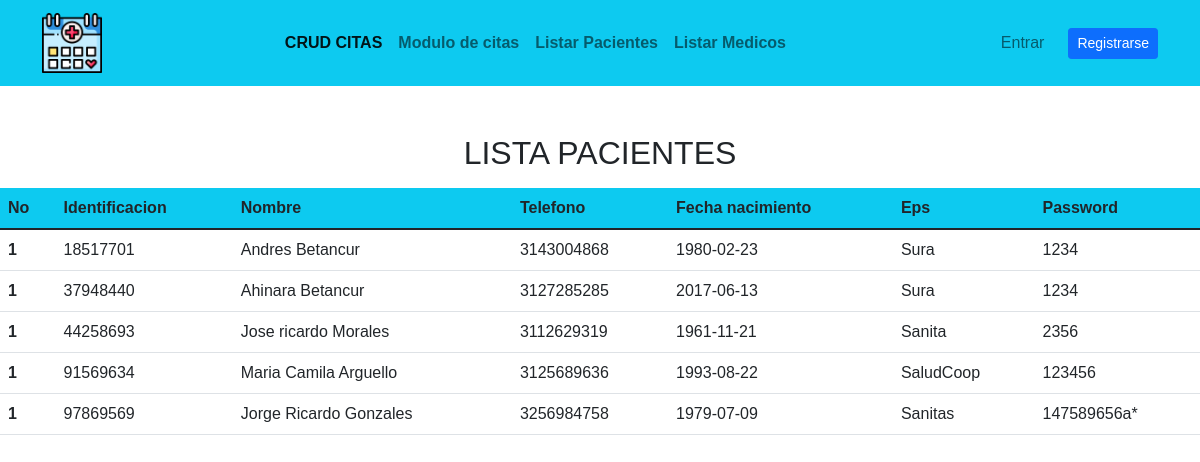
Page /pages/obtenerPaciente.php on the committed database.
### tables this page shows
CREATE TABLE `paciente` (
  `id` int NOT NULL,
  `nombre` varchar(50) DEFAULT NULL,
  `telefono` varchar(20) DEFAULT NULL,
  `fechanac` date DEFAULT NULL,
  `eps` varchar(50) DEFAULT NULL,
  `password` varchar(45) DEFAULT NULL,
  PRIMARY KEY (`id`)
);

### pages/obtenerPaciente.php (the view)
<?php
include('../header.php');
include('../navbar.php');
?>
<br>
<h2 class="text-center pb-2">LISTA PACIENTES</h2>
<div class="col-12">
    <table class="table">
        <thead class="bg-info">
            <tr>
                <th scope="col">No</th>
                <th scope="col">Identificacion</th>
                <th scope="col">Nombre</th>
                <th scope="col">Telefono</th>
                <th scope="col">Fecha nacimiento</th>
                <th scope="col">Eps</th>
                <th scope="col" type="Password">Password</th>
            </tr>
        </thead>
        <tbody>
            <?php
            include("../modelo/conexion.php");
            $sql = $conexion->query("select * from paciente");
            while ($datos = $sql->fetch_object()) {
                ?>
                <tr>
                    <th scope="row">1</th>
                    <td>
                        <?= $datos->id ?>
                    </td>
                    <td>
                        <?= $datos->nombre ?>
                    </td>
                    <td>
                        <?= $datos->telefono ?>
                    </td>
                    <td>
                        <?= $datos->fechanac ?>
                    </td>
                    <td>
                        <?= $datos->eps ?>
                    </td>
                    <td >
                        <?= $datos->password ?>
                    </td>
                </tr>
            <?php }
            ?>

### header.php (shortened to what this page needs)
<!DOCTYPE html>
<html lang="en">
<head>
  <link href="https://cdn.jsdelivr.net/npm/bootstrap@5.1.3/dist/css/bootstrap.min.css" rel="stylesheet"
>
  <link rel="stylesheet" href="estilos.css">
  <link rel="stylesheet" href="https://cdn.jsdelivr.net/npm/bootstrap-icons@1.11.3/font/bootstrap-icons.min.css">
</head>

### navbar.php (shortened to what this page needs)
<nav class="navbar navbar-expand-lg navbar-light bg-info px-0 py-2 mb-4">
  <div class="container-xl">
    <a class="navbar-brand" href="#">
      <img src="../img/cita.png" class="h-8" width="60px" height="60px" alt="...">
    </a>
    <div class="collapse navbar-collapse" id="navbarCollapse">
      <div class="navbar-nav mx-lg-auto text-dark fw-bolder" >
        <a class="nav-item nav-link active " href="#" aria-current="page">CRUD CITAS</a>
        <a class="nav-item nav-link text-xl-center" href="../pages/modulo_citas.php">Modulo de citas</a>
        <a class="nav-item nav-link" href="../pages/obtenerPaciente.php">Listar Pacientes</a>
        <a class="nav-item nav-link" href="../pages/listar_medicos.php">Listar Medicos</a>
      </div>
      <div class="navbar-nav ms-lg-4 px-3">
        <a class="nav-item nav-link" href="">Entrar</a>
      </div>
      <div class="d-flex align-items-lg-center mt-3 mt-lg-0">
        <a href="../pages/registro.php" class="btn btn-sm btn-primary w-full w-lg-auto">
          Registrarse
        </a>
      </div>
    </div>
  </div>
</nav>

### estilos.css (style rules this page uses)
* { margin: 0px; padding: 0px; box-sizing: border-box; }
body, html { height: 100%; font-family: Poppins-Regular, sans-serif; }

### rows in the picture
paciente: id "18517701", nombre "Andres Betancur", telefono "3143004868", fechanac "1980-02-23", eps "Sura", password "1234"
paciente: id "37948440", nombre "Ahinara Betancur", telefono "3127285285", fechanac "2017-06-13", eps "Sura", password "1234"
paciente: id "44258693", nombre "Jose ricardo Morales", telefono "3112629319", fechanac "1961-11-21", eps "Sanita", password "2356"
paciente: id "91569634", nombre "Maria Camila Arguello", telefono "3125689636", fechanac "1993-08-22", eps "SaludCoop", password "123456"
paciente: id "97869569", nombre "Jorge Ricardo Gonzales", telefono "3256984758", fechanac "1979-07-09", eps "Sanitas", password "147589656a*"
